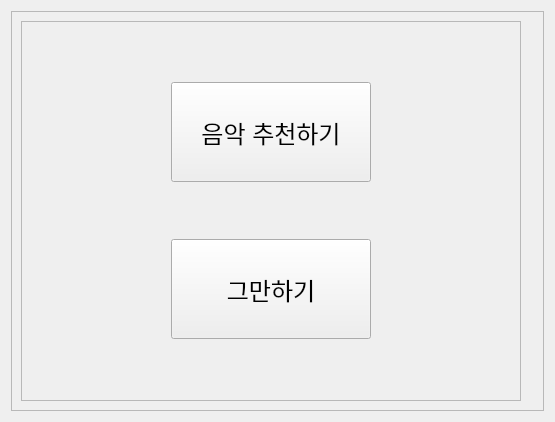
            <widget class="QWidget" name="page_2">
             <layout class="QHBoxLayout" name="horizontalLayout_174">
              <item>
               <widget class="QFrame" name="frame_63">
                <property name="minimumSize">
                 <size>
                  <width>0</width>
                  <height>400</height>
                 </size>
                </property>
                <property name="frameShape">
                 <enum>QFrame::StyledPanel</enum>
                </property>
                <property name="frameShadow">
                 <enum>QFrame::Raised</enum>
                </property>
                <layout class="QHBoxLayout" name="horizontalLayout_34">
                 <item>
                  <widget class="QFrame" name="frame_64">
                   <property name="minimumSize">
                    <size>
                     <width>500</width>
                     <height>0</height>
                    </size>
                   </property>
                   <property name="frameShape">
                    <enum>QFrame::StyledPanel</enum>
                   </property>
                   <property name="frameShadow">
                    <enum>QFrame::Raised</enum>
                   </property>
                   <layout class="QVBoxLayout" name="verticalLayout_37">
                    <item alignment="Qt::AlignHCenter">
                     <widget class="QPushButton" name="pushButton_55">
                      <property name="minimumSize">
                       <size>
                        <width>200</width>
                        <height>100</height>
                       </size>
                      </property>
                      <property name="font">
                       <font>
                        <pointsize>18</pointsize>
                        <weight>50</weight>
                        <bold>false</bold>
                       </font>
                      </property>
                      <property name="text">
                       <string>음악 추천하기</string>
                      </property>
                     </widget>
                    </item>
                    <item alignment="Qt::AlignHCenter">
                     <widget class="QPushButton" name="pushButton_56">
                      <property name="minimumSize">
                       <size>
                        <width>200</width>
                        <height>100</height>
                       </size>
                      </property>
                      <property name="font">
                       <font>
                        <pointsize>18</pointsize>
                        <weight>50</weight>
                        <bold>false</bold>
                       </font>
                      </property>
                      <property name="text">
                       <string>그만하기</string>
                      </property>
                     </widget>
                    </item>
                   </layout>
                  </widget>
                 </item>
                 <item>
                  <widget class="QLabel" name="label_28">
                   <property name="maximumSize">
                    <size>
                     <width>200</width>
                     <height>16777215</height>
                    </size>
                   </property>
                   <property name="text">
                    <string/>
                   </property>
                   <property name="pixmap">
                    <pixmap>lp.png</pixmap>
                   </property>
                   <property name="scaledContents">
                    <bool>true</bool>
                   </property>
                   <property name="alignment">
                    <set>Qt::AlignCenter</set>
                   </property>
                  </widget>
                 </item>
                </layout>
               </widget>
              </item>
             </layout>
            </widget>
